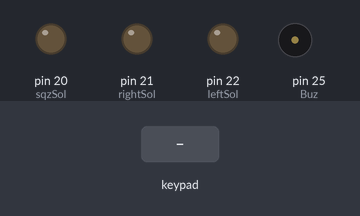
This sketch was run on a simulated Arduino Mega 2560, built with avr-gcc and run on an emulated ATmega2560. On the bench: output pins drawn as LEDs (lit = HIGH), buzzer (waves = sounding, pin HIGH). The inputs (shaded band) are chosen by the test bench.

Above: at 1.2 s.
1.3 s: keypad keys 1 2 1 3 pressed 0.4 s apart
At 3.8 s:
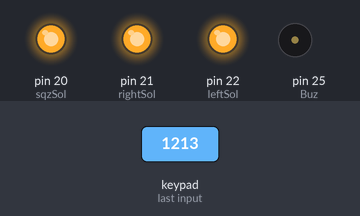
4.4 s: key '1' pressed
At 4.9 s:
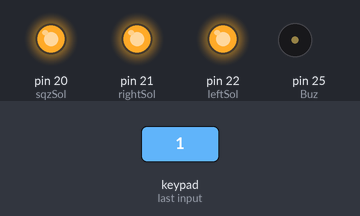
5.9 s: key 'A' pressed
At 6.3 s:
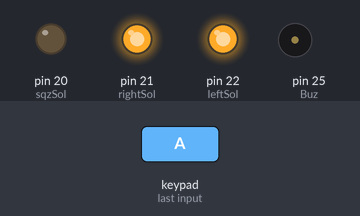
7.4 s: keypad keys 1 2 1 3 A pressed 0.4 s apart
At 7.63 s:
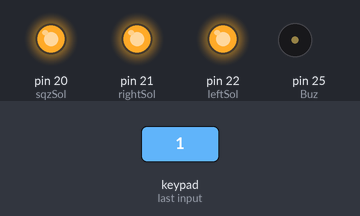
10.9 s: key 'B' pressed
At 11.3 s:
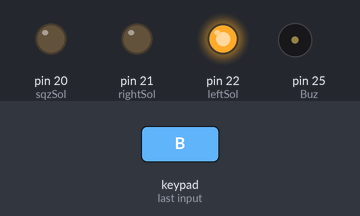
12.4 s: keypad keys 1 2 1 3 D pressed 0.4 s apart
At 12.62 s:
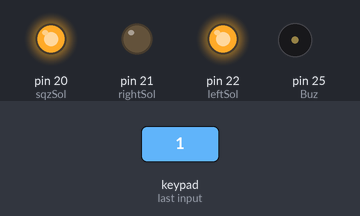
Timing chart, 0 to 15.5 s (numbered marks = the images above; inputs shaded):
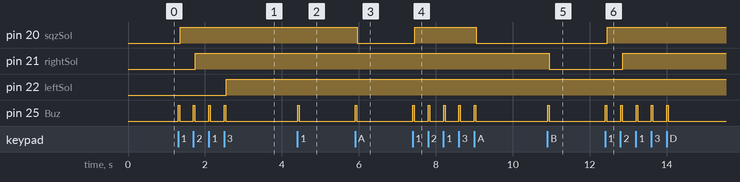

Measured:
- after the input at 1.3 s, pin 20 (sqzSol): LOW → HIGH after 0.06 s; pin 21 (rightSol): LOW → HIGH after 0.45 s; pin 22 (leftSol): LOW → HIGH after 1.3 s; pin 25 (Buz): alternates HIGH for 0.04 s and LOW for 0.36 s, 8 changes in all, then stays LOW, starting at once
- after the input at 4.4 s, pin 25 (Buz): LOW → HIGH at once, → LOW 0.04 s later
- after the input at 5.9 s, pin 20 (sqzSol): HIGH → LOW after 0.06 s; pin 25 (Buz): LOW → HIGH at once, → LOW 0.04 s later
- after the input at 7.4 s, pin 20 (sqzSol): LOW → HIGH after 0.05 s, → LOW 1.6 s later; pin 25 (Buz): alternates HIGH for 0.04 s and LOW for 0.36 s, 10 changes in all, then stays LOW, starting at once
- after the input at 10.9 s, pin 21 (rightSol): HIGH → LOW after 0.05 s; pin 25 (Buz): LOW → HIGH at once, → LOW 0.04 s later
- after the input at 12.4 s, pin 20 (sqzSol): LOW → HIGH after 0.05 s; pin 21 (rightSol): LOW → HIGH after 0.46 s; pin 25 (Buz): alternates HIGH for 0.04 s and LOW for 0.36 s, 10 changes in all, then stays LOW, starting at once

The sketch:

1-4_HS_PCB_128_V1.ino
```cpp
#include <Key.h>
#include <Keypad.h>


#define footSW        37  //DI2  풋 스위치
#define updownSensor  38  //DI3 하강 실린더 센서 입력
#define rightSensor   39  //DI4 제판 좌측 센서 ON/OFF
#define leftSensor    40  //DI5 제판 우측 센서 ON/OFF
#define DI6           41

#define sqzSol        20  //DO13   // 스퀴즈 ON/OFF
#define rightSol      21  //DO14 // 제판 우측 이동
#define leftSol       22  //DO15  // 제판 좌측 이동
#define DO16          23
#define DO17          24

#define Buz           25

#define LED1          45
#define LED2          46
#define LED3          47
#define LED4          48
#define LED5          49
#define LED6          50

const byte numRows = 7;
const byte numCols = 2;
int FND;

char keymap[numRows][numCols]={
  {'1', 'A'},
  {'2', 'B'},
  {'3', 'C'},
  {'4', 'D'},
  {'5', 'E'},
  {'6', 'F'},
  {'7', 'G'}
};

byte rowPins[numRows] = {2,3,4,5,6,7,8};
byte colPins[numCols] = {12,13};

Keypad myKeypad = Keypad(makeKeymap(keymap), rowPins, colPins, numRows, numCols);


class Flasher
{
    // 클래스 멤버변수 선언
    int outPin;      // 출력 핀 이름
    long OnTime;     // milliseconds of on-time
    long OffTime;    // milliseconds of off-time

    // These maintain the current state
    int solState;                   // 출력 상태 체크
    unsigned long previousMillis;      // will store last time LED was updated

  // 구조체 - creates a Flasher
  // 멤버변수 초기화
  public:
  Flasher(int sol, long on, long off)
  {
    outPin = sol;
    pinMode(outPin, OUTPUT);

    OnTime = on;  // 센서 감지 후 대기 시간
    OffTime = off;  // 센서 꺼진 후 복귀 시산

    solState = LOW;
    previousMillis = 0;
  }

  void ON()
  {
    unsigned long currentMillis = millis();

      if(solState == LOW)
      {
        solState = HIGH;  // 솔밸브 ON
        digitalWrite(outPin, solState);  // 출력 OFF (Update the actual LED)
      }
  }

  void OFF()
  {
    unsigned long currentMillis = millis();

      if(solState == HIGH)
      {
        solState = LOW;  // 솔밸브 ON
        digitalWrite(outPin, solState);  // 출력 OFF (Update the actual LED)
      }
  }
};

Flasher sqz(sqzSol, 200, 200);  // 스퀴즈 ON/OFF
Flasher right(rightSol, 500, 500);  // 제판 우측 이동 ON/OFF
Flasher left(leftSol, 500, 500);  // 제판 좌측 이동 ON/OFF

void setup() {

  pinMode(footSW, INPUT);
  pinMode(updownSensor, INPUT); // 업다운 실린더
  pinMode(rightSensor, INPUT); // 좌측 실린더
  pinMode(leftSensor, INPUT); // 우측 실린더

  pinMode(sqzSol, OUTPUT);
  pinMode(rightSol, OUTPUT);
  pinMode(leftSol, OUTPUT);

  pinMode(Buz, OUTPUT);

}

void loop() {


  char btn = myKeypad.getKey();
  if(btn != NO_KEY) {

    digitalWrite(Buz, HIGH);
    delay(40);
    digitalWrite(Buz, LOW);
    delay(10);

  }

  if(btn == '1')
  {
    sqz.ON(); // 스퀴즈 ON/OFF
    delay(100);
  }
  if(btn == 'A')
  {
    sqz.OFF();  // 스퀴즈 ON/OFF
    delay(100);
  }
  if(btn == '2')
  {
    right.ON(); // 스퀴즈 ON/OFF
    delay(100);
  }
  if(btn == 'B')
  {
    right.OFF();  // 스퀴즈 ON/OFF
    delay(100);
  }
  if(btn == '3')
  {
    left.ON(); // 스퀴즈 ON/OFF
    delay(100);
  }
  if(btn == 'C')
  {
    left.OFF();  // 스퀴즈 ON/OFF
    delay(100);
  }
}
```
